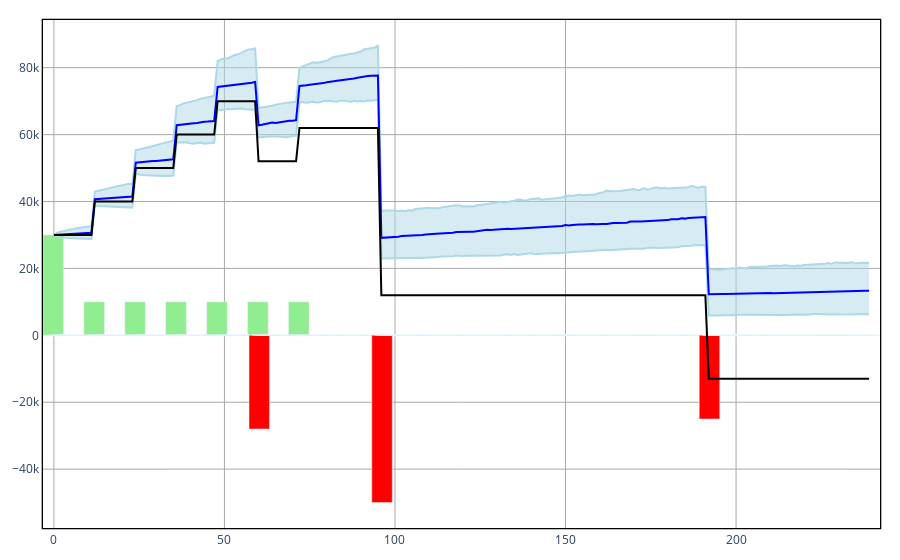

This figure's notebook cell:
### Code cell
def display(self, bar_width):
    Scenario_file = open( "scenario\ETF_GBM.pkl", "rb")
    ETF_GBM = pkl.load(Scenario_file)
    Scenario_file.close()

    #ETF_GBM = self.__DF_Scenario__
    #Scenario_ptf = np.zeros(shape = (len(self.N),self.Scenario[self.P[0]][0].shape[0]))
    
    portfolio = pd.Series(self.user_portfolio.values(),index = self.user_portfolio.keys())
    userpf_capfact = np.dot(np.exp(ETF_GBM[self.P]), portfolio)
    cap_factor_ptf = np.reshape(userpf_capfact, (int(len(userpf_capfact)/len(self.N)),len(self.N)))

    #mu = np.dot(self.Scenario_mu, portfolio)
    #sigma = np.sqrt(np.dot(np.dot(portfolio,self.Scenario_sigma),portfolio))

    T = pd.date_range(self.start, self.end, freq="M")
    month = np.arange(len(T))

    Assets = self.assets.lists()
    Liabilities = self.liabilities.lists()

    SMF = pd.DataFrame({"Date":T,"Month since Start":month}).merge(Assets[["Month since Start","Asset Value"]], how = "left", on = "Month since Start").merge(Liabilities[["Month since Start","Target Liability", "Lowerbound Liability", "CVaR Level"]], how = "left", on = "Month since Start").fillna(0).reset_index()

    Ass_val = SMF["Asset Value"]
    Liab_val = SMF["Target Liability"]
    low_Liab_val = SMF["Lowerbound Liability"]

    up_capitalized_value_n = np.zeros(shape = (len(month), len(self.N)))
    med_capitalized_value_n = np.zeros(shape = (len(month), len(self.N)))
    low_capitalized_value_n = np.zeros(shape = (len(month), len(self.N)))
    for i in month:
        if i==0:
            up_capitalized_value_n[i,:] = Ass_val[i]
            med_capitalized_value_n[i,:] = Ass_val[i]
            low_capitalized_value_n[i,:] = Ass_val[i]
        else:
            up_capitalized_value_n[i,:] = np.maximum(up_capitalized_value_n[i-1,:] * cap_factor_ptf[i,:] + Ass_val[i] - Liab_val[i],0)
            med_capitalized_value_n[i,:] = np.maximum(med_capitalized_value_n[i-1,:] * cap_factor_ptf[i,:] + Ass_val[i] - (Liab_val[i]+low_Liab_val[i])/2,0)
            low_capitalized_value_n[i,:] = np.maximum(low_capitalized_value_n[i-1,:] * cap_factor_ptf[i,:] + Ass_val[i] - low_Liab_val[i], 0)

    med_capitalized_value = np.quantile(med_capitalized_value_n, 0.5,axis=1)
    up_capitalized_value = np.quantile(up_capitalized_value_n,0.95, axis=1)
    low_capitalized_value = np.quantile(low_capitalized_value_n,0.05, axis=1)
    plot_df = pd.DataFrame()
    
    plot_df["x"] = SMF["Month since Start"]
    plot_df["ass"] = SMF["Asset Value"]
    plot_df["liab"] = -SMF["Target Liability"]
    plot_df["cumsum"] = np.cumsum(plot_df["ass"]+plot_df["liab"])
    plot_df["up_cap"] = up_capitalized_value
    plot_df["low_cap"] = low_capitalized_value
    plot_df["med_cap"] = med_capitalized_value
    #px.figure(figsize = (15,10))
    
    fig = go.Figure(data = [
        go.Scatter(x = plot_df["x"], y=up_capitalized_value, fill = None, mode = "lines", line_color = "lightblue", name ="95% quantile"),
        go.Scatter(x = plot_df["x"], y=low_capitalized_value, fill = "tonexty", mode = "lines", line_color = "lightblue", name = "5% quantile"),
        go.Scatter(x = plot_df["x"], y=med_capitalized_value, mode = "lines", line_color = "blue", name = "50% quantile"),
        go.Bar(x = plot_df["x"], y=plot_df["ass"], width = bar_width, marker_color = "lightgreen", name = "Assets"),
        go.Bar(x = plot_df["x"], y=plot_df["liab"], width = bar_width,marker_color = "red", name = "Liabilities"),
        go.Scatter(x = plot_df["x"], y=plot_df["cumsum"], mode = "lines", line_color = "black", name = "Assets-Liabilities")
    ])

    fig.update_layout(
        paper_bgcolor = "white",
        showlegend=False,
        plot_bgcolor="white",
        margin=dict(t=20,l=20,b=20,r=20)
    )
    fig.update_xaxes(showgrid=True, gridwidth=1, gridcolor='darkgray')
    fig.update_yaxes(showgrid=True, gridwidth=1, gridcolor='darkgray')
    fig.update_xaxes(showline=True, linewidth=1.3, linecolor='black', mirror = True)
    fig.update_yaxes(showline=True, linewidth=1.3, linecolor='black', mirror = True)
    fig.show()
    return

display(problem, bar_width=6)

### Figure 1 — Plotly figure (JSON) as saved in the notebook; plotly's stock layout.template omitted (floating-point values rounded to 4 significant figures; data arrays with more than 128 entries replaced by an {"elided": "..."} marker saying what was removed)
{"data": [{"line": {"color": "lightblue"}, "mode": "lines", "name": "95% quantile", "type": "scatter", "x": {"elided": "240 int values"}, "y": {"elided": "240 float values"}}, {"fill": "tonexty", "line": {"color": "lightblue"}, "mode": "lines", "name": "5% quantile", "type": "scatter", "x": {"elided": "240 int values"}, "y": {"elided": "240 float values"}}, {"line": {"color": "blue"}, "mode": "lines", "name": "50% quantile", "type": "scatter", "x": {"elided": "240 int values"}, "y": {"elided": "240 float values"}}, {"marker": {"color": "lightgreen"}, "name": "Assets", "type": "bar", "width": 6, "x": {"elided": "240 int values"}, "y": {"elided": "240 int values"}}, {"marker": {"color": "red"}, "name": "Liabilities", "type": "bar", "width": 6, "x": {"elided": "240 int values"}, "y": {"elided": "240 int values"}}, {"line": {"color": "black"}, "mode": "lines", "name": "Assets-Liabilities", "type": "scatter", "x": {"elided": "240 int values"}, "y": {"elided": "240 int values"}}], "layout": {"margin": {"b": 20, "l": 20, "r": 20, "t": 20}, "paper_bgcolor": "white", "plot_bgcolor": "white", "showlegend": false, "xaxis": {"gridcolor": "darkgray", "gridwidth": 1, "linecolor": "black", "linewidth": 1.3, "mirror": true, "showgrid": true, "showline": true}, "yaxis": {"gridcolor": "darkgray", "gridwidth": 1, "linecolor": "black", "linewidth": 1.3, "mirror": true, "showgrid": true, "showline": true}}}
